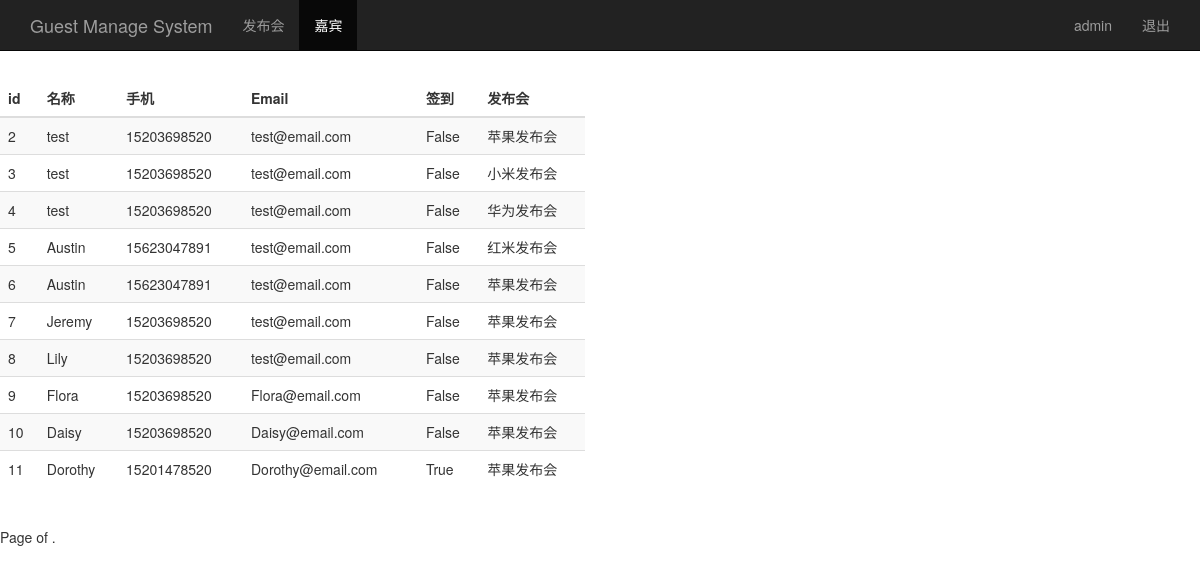
The page /guest_manage/ (signed in) on the database its author committed.
### sign/models.py (models this page shows)
class Guest(models.Model):
    event = models.ForeignKey(Event,on_delete=models.CASCADE) # 关联发布会id
    realname = models.CharField(max_length=64) # 姓名
    phone = models.CharField(max_length=16) # 手机号
    email = models.EmailField() # 邮箱
    sign = models.BooleanField() # 签到状态
    create_time = models.DateTimeField(auto_now=True) # 创建时间

class Event(models.Model):
    name = models.CharField(max_length=100) # 发布会标题
    limit = models.IntegerField() # 参加人数
    status = models.BooleanField() # 状态
    address = models.CharField(max_length=200) # 地址
    start_time = models.DateTimeField('events time') # 发布会时间
    create_time = models.DateTimeField(auto_now=True) # 创建时间，自动获取当前时间
    def __str__(self):
        return self.name

### sign/views.py (the view)
# urls.py: url(r'^guest_manage/$',views.guest_manage),
@login_required
def guest_manage(request):
    username = request.session.get('user','')
    guest_list = Guest.objects.all()
    return render(request,"guest_manage.html",{"user":username,"guests":guest_list})

### sign/templates/guest_manage.html (shortened to what this page needs)
<!DOCTYPE html>
<html lang="en">
<head>
    {% load bootstrap3 %}
    {% bootstrap_css %}
</head>
<body>
    <nav class="navbar navbar-inverse navbar-fixed-top">
      <div class="container">
        <div class="navbar-header">
          <a class="navbar-brand" href="/event_manage/">Guest Manage System</a>
        </div>
        <div id="navbar" class="collapse navbar-collapse">
          <ul class="nav navbar-nav">
            <li><a href="/event_manage/">发布会</a></li>
            <li class="active"><a href="#about">嘉宾</a></li>
          </ul>
          <ul class="nav navbar-nav navbar-right">
           <li><a href="#">{{user}}</a></li>
           <li><a href="/logout/">退出</a></li>
         </ul>
        </div>
      </div>
    </nav>
<div class="row" style="padding-top:80px;">
    <div class="col-md-6">
        <table class="table table-striped">
        <thead>
        <tr>
            <th>id</th><th>名称</th><th>手机</th><th>Email</th><th>签到</th>
            <th>发布会</th>
        </tr>
        </thead>
        <tbody>
        {% for guest in guests %}
        <tr>
            <td>{{ guest.id }}</td>
            <td>{{ guest.realname }}</td>
            <td>{{ guest.phone }}</td>
            <td>{{ guest.email }}</td>
            <td>{{ guest.sign }}</td>
            <td>{{ guest.event }}</td>
        </tr>
        {% endfor %}
        </tbody>
        </table>
    </div>
</div>
<div class="pagination">
    <span class="step-links">
        <span class="current">
            Page {{ guests.number }} of {{ guests.paginator.num_pages }}.
        </span>
    </span>
</div>
</body>
</html>

### rows shown on the page
Guest: id "2", realname "test", phone "15203698520", email "test@email.com", sign "False", event "苹果发布会"
Guest: id "3", realname "test", phone "15203698520", email "test@email.com", sign "False", event "小米发布会"
Guest: id "4", realname "test", phone "15203698520", email "test@email.com", sign "False", event "华为发布会"
Guest: id "5", realname "Austin", phone "15623047891", email "test@email.com", sign "False", event "红米发布会"
Guest: id "6", realname "Austin", phone "15623047891", email "test@email.com", sign "False", event "苹果发布会"
Guest: id "7", realname "Jeremy", phone "15203698520", email "test@email.com", sign "False", event "苹果发布会"
Guest: id "8", realname "Lily", phone "15203698520", email "test@email.com", sign "False", event "苹果发布会"
Guest: id "9", realname "Flora", phone "15203698520", email "Flora@email.com", sign "False", event "苹果发布会"
Guest: id "10", realname "Daisy", phone "15203698520", email "Daisy@email.com", sign "False", event "苹果发布会"
Guest: id "11", realname "Dorothy", phone "15201478520", email "Dorothy@email.com", sign "True", event "苹果发布会"

### other values the page prints
{{ user }} "admin"
